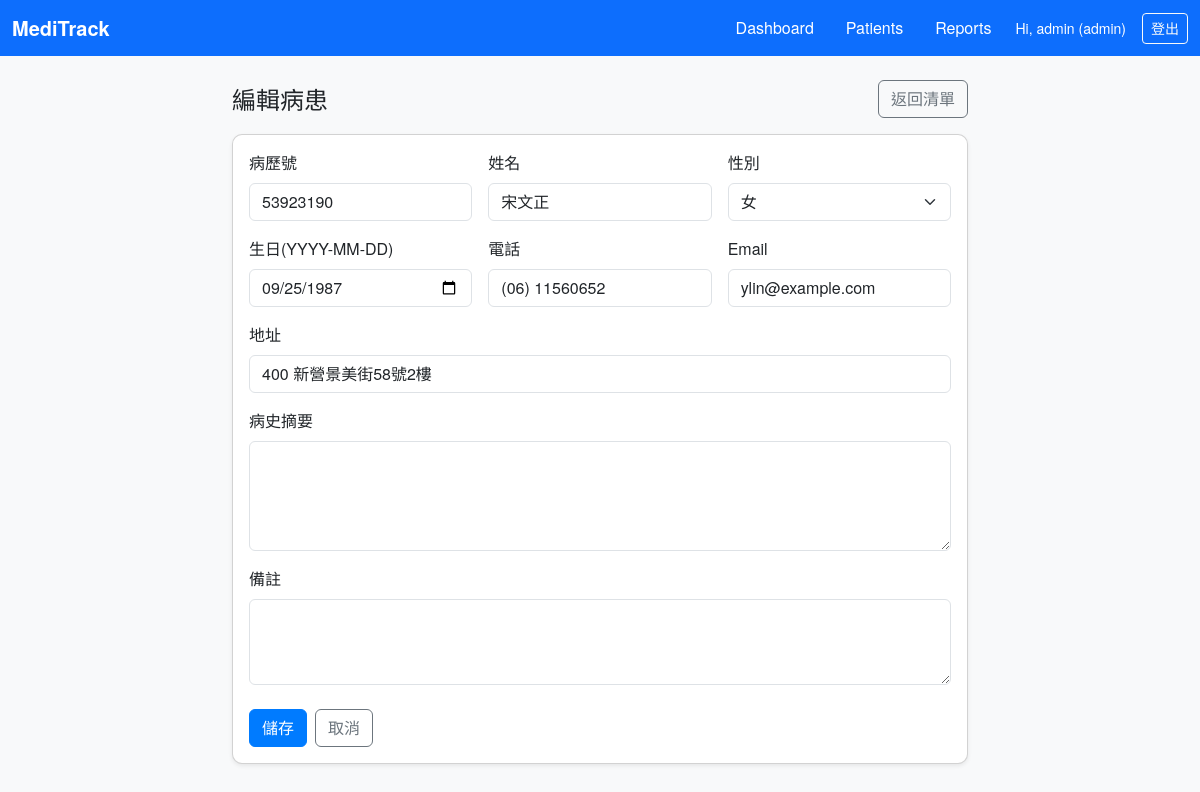
The app's page /patients/1/edit (signed in) with its own data.
### app/models.py (models this page shows, shortened)
class User(UserMixin, db.Model):
    id = db.Column(db.Integer, primary_key=True)
    username = db.Column(db.String(64), unique=True, index=True, nullable=False)
    password_hash = db.Column(db.String(255), nullable=False)
    role = db.Column(db.String(20), default="clinician")  # 'admin' or 'clinician'
    created_at = db.Column(db.DateTime, default=datetime.utcnow)

class Patient(db.Model):
    id = db.Column(db.Integer, primary_key=True)
    mrn = db.Column(db.String(32), unique=True, index=True)  # 病歷號(可選)
    name = db.Column(db.String(80), nullable=False)
    gender = db.Column(db.String(10))  # 'M'/'F'/'Other'
    dob = db.Column(db.Date)
    phone = db.Column(db.String(30))
    email = db.Column(db.String(120))
    address = db.Column(db.String(255))
    medical_history = db.Column(db.Text)  # 病史摘要
    note = db.Column(db.Text)             # 備註
    created_at = db.Column(db.DateTime, default=datetime.utcnow)

### app/routes.py (the view)
@patient_bp.route("/<int:pid>/edit", methods=["GET", "POST"])
@login_required
@role_required("admin", "clinician")
def edit_patient(pid):
    p = Patient.query.get_or_404(pid)
    form = PatientForm(obj=p)
    if form.validate_on_submit():
        form.populate_obj(p)
        db.session.commit()
        flash("已更新病患資料", "success")
        return redirect(url_for("patient.list_patients"))
    return render_template("patient_form.html", form=form, mode="edit", patient=p)

### app/forms.py
class PatientForm(FlaskForm):
    mrn = StringField("病歷號", validators=[Optional(), Length(max=32)])
    name = StringField("姓名", validators=[DataRequired(), Length(max=80)])
    gender = SelectField("性別", choices=[
                         ("", "不指定"), ("M", "男"), ("F", "女"), ("Other", "其他")], validators=[Optional()])
    dob = DateField("生日(YYYY-MM-DD)", format="%Y-%m-%d",
                    validators=[Optional()])
    phone = StringField("電話", validators=[Optional(), Length(max=30)])
    email = StringField("Email", validators=[
                        Optional(), Email(), Length(max=120)])
    address = StringField("地址", validators=[Optional(), Length(max=255)])
    medical_history = TextAreaField(
        "病史摘要", validators=[Optional(), Length(max=5000)])
    note = TextAreaField("備註", validators=[Optional(), Length(max=5000)])
    submit = SubmitField("儲存")

### app/models.py (called while the page is built)
@login_manager.user_loader
def load_user(user_id):
    return User.query.get(int(user_id))

### app/utils.py (called while the page is built)
def role_required(*roles):
    def wrapper(view):
        @wraps(view)
        def inner(*args, **kwargs):
            if not current_user.is_authenticated:
                abort(401)
            if roles and current_user.role not in roles:
                abort(403)
            return view(*args, **kwargs)
        return inner
    return wrapper

### app/templates/patient_form.html (shortened to what this page needs)
{% extends "layout.html" %}
{% block content %}
<div class="row justify-content-center">
  <div class="col-lg-8">
    <div class="d-flex align-items-center mb-3">
      <h2 class="h4 mb-0 me-auto">{{ '新增病患' if mode=='create' else '編輯病患' }}</h2>
      <a class="btn btn-outline-secondary" href="{{ url_for('patient.list_patients') }}">返回清單</a>
    </div>
    <div class="card shadow-sm">
      <div class="card-body">
        <form method="post">
          <div class="row g-3">
            <div class="col-md-4">
              {{ form.mrn.label(class="form-label") }}
              {{ form.mrn(class="form-control") }}
            </div>
            <div class="col-md-4">
              {{ form.name.label(class="form-label") }}
              {{ form.name(class="form-control") }}
            </div>
            <div class="col-md-4">
              {{ form.gender.label(class="form-label") }}
              {{ form.gender(class="form-select") }}
            </div>
            <div class="col-md-4">
              {{ form.dob.label(class="form-label") }}
              {{ form.dob(class="form-control", placeholder="YYYY-MM-DD") }}
            </div>
            <div class="col-md-4">
              {{ form.phone.label(class="form-label") }}
              {{ form.phone(class="form-control") }}
            </div>
            <div class="col-md-4">
              {{ form.email.label(class="form-label") }}
              {{ form.email(class="form-control") }}
            </div>
            <div class="col-12">
              {{ form.address.label(class="form-label") }}
              {{ form.address(class="form-control") }}
            </div>
            <div class="col-12">
              {{ form.medical_history.label(class="form-label") }}
              {{ form.medical_history(class="form-control", rows="4") }}
            </div>
            <div class="col-12">
              {{ form.note.label(class="form-label") }}
              {{ form.note(class="form-control", rows="3") }}
            </div>
          </div>
          <div class="d-flex gap-2 mt-4">
            {{ form.submit(class="btn btn-primary") }}
            <a class="btn btn-outline-secondary" href="{{ url_for('patient.list_patients') }}">取消</a>
          </div>
        </form>
      </div>
    </div>
  </div>
</div>
{% endblock %}

### app/templates/layout.html (shortened to what this page needs)
<!doctype html>
<html lang="zh-Hant">
<head>
  <link href="https://cdn.jsdelivr.net/npm/bootstrap@5.3.3/dist/css/bootstrap.min.css" rel="stylesheet">
  <link rel="stylesheet" href="{{ url_for('static', filename='style.css') }}">
</head>
<body class="bg-light">
  <nav class="navbar navbar-expand-lg navbar-dark bg-primary">
    <div class="container-fluid">
      <a class="navbar-brand fw-bold" href="{{ url_for('core.dashboard') }}">MediTrack</a>
      <div class="collapse navbar-collapse">
        <div class="navbar-nav ms-auto d-flex align-items-center gap-3">
          {% if current_user.is_authenticated %}
            <a class="nav-link text-white" href="{{ url_for('core.dashboard') }}">Dashboard</a>
            <a class="nav-link text-white" href="{{ url_for('patient.list_patients') }}">Patients</a>
            <a class="nav-link text-white" href="{{ url_for('reports.reports_index') }}">Reports</a>
            <span class="navbar-text text-white small">
              Hi, {{ current_user.username }} ({{ current_user.role }})
            </span>
            <a class="btn btn-outline-light btn-sm" href="{{ url_for('auth.logout') }}">登出</a>
          {% endif %}
        </div>
      </div>
    </div>
  </nav>
  <main class="container py-4">
    {% block content %}{% endblock %}
  </main>
</body>
</html>

### app/static/style.css (style rules this page uses)
body { background-color: #f8f9fa; font-family: "Noto Sans TC", "Helvetica Neue", Arial, sans-serif; color: #212529; }
.card { border-radius: 10px; box-shadow: 0 1px 3px rgba(0,0,0,0.08); }
.btn-primary { background-color: #007bff; border-color: #007bff; }
h2, h3, h4 { font-weight: 600; color: #004085; }

### records on screen
User: username "admin", role "admin"
Patient: mrn "53923190", name "宋文正", gender "女", dob "09/25/1987", phone "(06) 11560652", email "ylin@example.com", address "400 新營景美街58號2樓"

### other values on screen
{{ '新增病患' if mode=='create' else '編輯病患' }} "編輯病患"
